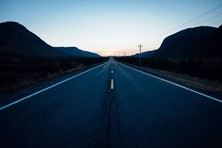
#> input picture task4/data/test.jpg, 222 x 148 px
$ python huogh_auto.py
#> lines starting #> are read from the running program, lines starting #| are printed output that depends on the picture; after the words box and inside, x2 and y2 are one past the last pixel; in counts of white or black regions, pixels touching at a corner belong together
import numpy as np
import matplotlib.pyplot as plt
import cv2


def getLine(x0, y0, angs_resolution=100):
    """
    x0: 原空间下点横坐标
    y0: 原空间下点纵坐标
    angs_resolution: \theta 划分精度
    功能：原空间(x0,y0)点，变换到 d, \theta 参数空间的曲线。
    说明：因为计算机存储是离散值，所以只是 \theta 取到一些值下的直线。当然，\theta 取值越多，越精细。
    """

    angs = np.linspace(0, 2 * np.pi, angs_resolution)  # 定义\theta 取到的离散值
    d = x0 * np.cos(angs) + y0 * np.sin(angs)
    return angs, d


def Hough(edgeImg, angsDiv=500, dDiv=1000):
    # 获取图像尺寸
    ySize, xSize = edgeImg.shape

    # 得到二值图中所有点坐标(x,y)
    y, x = np.where(edgeImg != 0)

    # 大致确定 d 范围
    dMax = np.sqrt(np.max(y) ** 2 + np.max(x) ** 2)

    # 分辨率
    d_res = 2 * dMax / (dDiv - 1)
    ang_res = 2 * np.pi / (angsDiv - 1)

    # 亮度模板，起初为全黑，当经过某点，亮度 +1
    template = np.zeros((dDiv, angsDiv), dtype=np.uint8)

    # 亮度叠加计算
    for xx in range(len(x)):
        _, _d = getLine(x[xx], y[xx], angsDiv)
        _n = ((_d + dMax) / d_res).astype(np.int64) # d经过分辨率缩放
        angle = np.arange(0, angsDiv) # theta 0-360
        # print(*zip(angle, _n))
        for p in zip(angle, _n):
            template[p[1], p[0]] = template[p[1], p[0]] + 1
    return template


if __name__ == "__main__":
    # 读取图片
    imgPath = "./data/test.jpg"
    grayImg = cv2.imread(imgPath)
#> grayImg is the input picture: shape (148, 222, 3); mean B, G, R 90.7, 74, 54.1

    # 提取边缘
    # edgeImg = cv2.Canny(grayImg, 50, 150)
    edgeImg = cv2.Canny(grayImg, 50, 150, apertureSize=3)
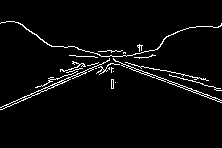
#> edgeImg: shape (148, 222); 3.7% white in thin lines or dots, all inside (x1, y1, x2, y2) = (0, 21, 222, 110)
    # 设置离散的精度
    angsDiv = 360
    dDiv = 180
    # 霍夫变换
    forceImg = Hough(edgeImg, angsDiv, dDiv)
#> in Hough, `y, x = np.where(edgeImg != 0)`: y = 1204 values from 21 to 109; x = 1204 values, max 221 at index 22, min 0 at index 18, mean 114
#> in Hough, `dMax = np.sqrt(np.max(y) ** 2 + np.max(x) ** 2)`: dMax = 246.4
#> in Hough, `d_res = 2 * dMax / (dDiv - 1)`: d_res = 2.75
#> after the loop in Hough, `for xx in range(len(x)):`:
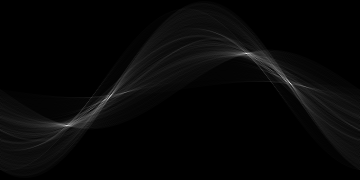
#> template: shape (180, 360); min 0, max 235, mean 6.7
    plt.imshow(edgeImg, 'gray')
    plt.show()
    # plt.xlabel("θ")
    # plt.ylabel("ρ")
    # plt.title("ρ-θ space and peaks")
    plt.imshow(forceImg, 'gray')
    plt.show()

    # [6 lines of commented-out code are left out]
    y, x = np.where(edgeImg != 0)
#> y = 1204 values from 21 to 109
    dMax = np.sqrt(np.max(y) ** 2 + np.max(x) ** 2)
#> dMax = 246.4
    d_res = 2 * dMax / (dDiv - 1)
#> d_res = 2.75
    ang_res = 2 * np.pi / (angsDiv - 1)

    # 这是只考察了最大点，即亮度最大的点
    ind = np.where(forceImg == np.max(forceImg))
#> ind = ([53], [246])

    # theta 和 d 的真实值
    theta = (ind[1]) * ang_res
#> theta = [4.31]
    d = -dMax + (ind[0]) * d_res
#> d = [-100.5]

    # 对应原空间的直线
    xx = np.arange(512)
    i = 0
    yy = (d[i] - xx * np.cos(theta[i])) / np.sin(theta[i])
#> yy = 512 values, max 109.4 at index 0, min -110.8 at index 511, mean -0.684

    plt.plot(xx, yy, "r", linewidth=1)
    plt.imshow(edgeImg, 'gray')
    plt.show()
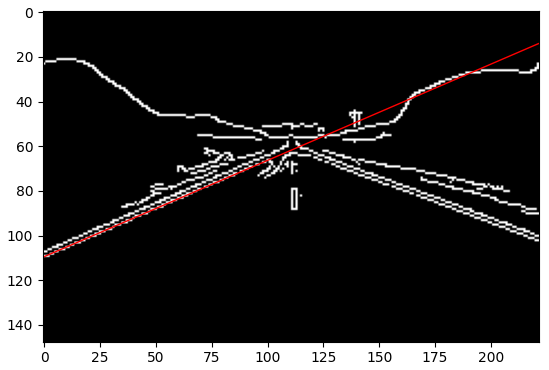
#> figure drawn by matplotlib, 1 panel
